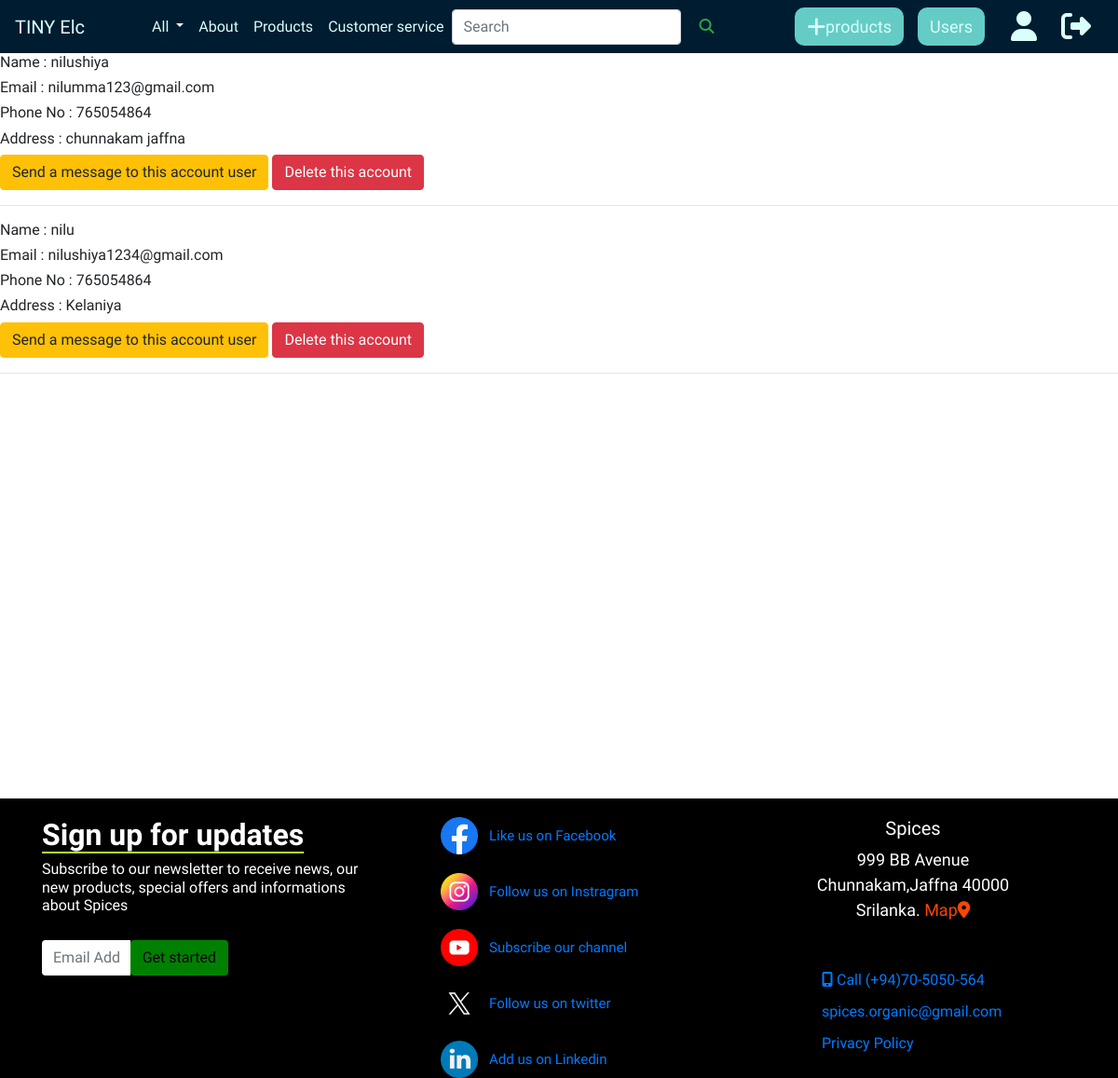
Page /superAdminPages/usersDetails.php on the committed database.
### tables this page shows
CREATE TABLE `userdetails` (
  `id` int(10) NOT NULL,
  `name` varchar(225) NOT NULL,
  `mail` varchar(225) NOT NULL,
  `phoneno` int(25) NOT NULL,
  `password` varchar(25) NOT NULL,
  `address` varchar(225) NOT NULL,
  `status` varchar(10) NOT NULL DEFAULT 'Active'
);

### superAdminPages/usersDetails.php (the view, shortened to what this page needs)
<?php
    include '../connection.php' ;
    $sqlUserTable = "select * from userdetails where status = 'Active'";
    $resultUserTable = mysqli_query($connection, $sqlUserTable);
?>
<!DOCTYPE html>
<html lang="en">
<head>
<link rel="stylesheet" href="https://cdn.jsdelivr.net/npm/bootstrap@4.0.0/dist/css/bootstrap.min.css">
<link rel="stylesheet" href="https://cdnjs.cloudflare.com/ajax/libs/font-awesome/6.4.2/css/all.min.css" />
<link rel="stylesheet" href="../style/index.css">
<link rel="stylesheet" href="../style/navbarstyle.css">
</head>
<body>
<nav class="navbar navbar-expand-lg" id="navbar">
    <a class="navbar-brand " href="superIndex.php">TINY Elc</a>
    <div class="collapse navbar-collapse ml-5" id="navbarNav">
        <ul class="navbar-nav">
        <li class="nav-item">
            <a class="nav-link dropdown-toggle" href="#" id="navbarDropdownMenuLink" data-toggle="dropdown" aria-haspopup="true" aria-expanded="false">
                All
            </a>
        </li>
        <li class="nav-item">
            <a class="nav-link" href="aboutpage.php">About</a>
        </li>
        <li class="nav-item">
            <a class="nav-link" href="superProductPage.php">Products</a>
        </li>
        <li class="nav-item">
            <a class="nav-link" href="contactpage.php" >Customer service</a>
        </li>
        </ul>
        <form class="form-inline" id="search">
        <input class="form-control mr-sm-2" type="search" placeholder="Search" aria-label="Search">
        <button class="btn btn-outline-success my-2 my-sm-0" type="submit"><i class="fa-solid fa-magnifying-glass"></i></button>
        </form>
        <form class="form-inline" id="account">
        <a class="btn" type="button" id="login" href="productAddPage.php"><i class="fa-solid fa-plus fa-lg"></i>products</a>
        <a class="btn" type="button" id="login" href="#"></i>Users</a>
        <a class="btn" href="superAdminDetails.php" type="button" id="user"><i class="fa-solid fa-user fa-2xl"></i></a>
        <a href="../logout.php" class="btn" id="logout" type="button"><i class="fa-solid fa-right-from-bracket fa-2xl"></i></a>
        </form>
    </div>
    </nav>
    <section>
        <div class="userDetails">
            <?php
                while($rowUserTable = mysqli_fetch_assoc($resultUserTable)){
                    $userName = $rowUserTable['name'];
                    $mail = $rowUserTable['mail'];
                    $phoneNo = $rowUserTable['phoneno'];
                    $address = $rowUserTable['address'];
                    $userId = $rowUserTable['id'];
                ?>
                <div class="details">
                    <div class="paras">
                        <h6>Name : <?php echo $userName ?></h6>
                        <h6>Email : <?php echo $mail ?></h6>
                        <h6>Phone No : <?php echo $phoneNo ?></h6>
                        <h6>Address : <?php echo $address ?></h6>
                    </div>
                    <div class="btns">
                        <a href="" class="btn btn-warning">Send a message to this account user</a>
                        <a href="usersDetails.php?deleteId=<?php echo $userId ?>;" class="btn btn-danger" >Delete this account</a>
                    </div>
                    <hr>
                </div>
                <?php } ?>
        </div>
    </section>
    <div id="footer">
    <div class="container footbox">
        <div class="row">
            <div class="col-lg-4 col-md-12 col-12" id="footleft">
                <h2>Sign up for updates</h2>
                <h6>Subscribe to our newsletter to receive news, our new products, special offers and informations about Spices</h6>
                <div class="input-group">
                    <input type="text" placeholder="Email Address" class="form-control">
                    <button class="btn">Get started</button>
                </div>
            </div>
            <div class="col-lg-4 col-md-6 col-6" id="social">
                <a href="" class="text-decoration-none text-reset px-lg-5 px-md-2"><img src="../ìmages\facebook.png" alt="facebook-logo"><span>Like us on Facebook</span></i></a>
                <a href="" class="text-decoration-none text-reset px-lg-5 px-md-2 "><img src="../ìmages\instagram.png" alt="instragram-logo"><span>Follow us on Instragram</span></i></a>
                <a href="" class="text-decoration-none text-reset px-lg-5 px-md-2"><img src="../ìmages\youtube.png" alt="youtube-logo"><span>Subscribe our channel</span></a>
                <a href="" class="text-decoration-none text-reset px-lg-5 px-md-2"><img src="../ìmages\twitter.png" alt="twitter-logo"><span>Follow us on twitter</span></a>
                <a href="" class="text-decoration-none text-reset px-lg-5 px-md-2"><img src="../ìmages\linkedin.png" alt="linkedin-logo"><span>Add us on Linkedin</span></a>
            </div>
            <div class="col-lg-4 col-md-6 col-6" id="footright">
                <h5>Spices</h5>
                <div>
                    <address class="px-sm-5">999 BB Avenue<br>
                            Chunnakam,Jaffna 40000<br>
                            Srilanka.<a href="Map.html" id="map" class="text-decoration-none text-reset">  Map<i class="fa-solid fa-location-dot"></i></a><br>
                    </address>
                    <div id="con-us">
                        <a href="tel:0705050564" class="text-decoration-none text-reset"><i class="fa-solid fa-mobile-screen-button"></i> Call (+94)70-5050-564</a>
                    </div>
                    <div id="con-us">
                        <a href="mailto:spices.organic@gmail.com" class="text-decoration-none text-reset">spices.organic@gmail.com</a>
                    </div>
                    <div id="con-us">
                        <a href="#" class="text-decoration-none text-reset">Privacy Policy</a>
                    </div>
                </div>
            </div>
        </div>
    </div>
    </div>
</body>
</html>

### style/index.css (style rules this page uses)
body { margin: 0; padding: 0; font-family: 'Preahvihear', sans-serif; }
section { width: 100%; min-height: 100vh; }
.details:after { content: ""; display: table; clear: both; }
#footer { background: black; color: #fff; }
#footleft { margin-top: 20px; }
#footleft h2 { font-weight: 600; text-decoration: underline 1.5px greenyellow; text-underline-position: under; }
#footleft .input-group { padding-top: 20px; padding-right: 150px; border: none; outline: none; }
#footleft button { background-color: green; }
#footleft input { border: none; }
#footright { margin-top: 20px; text-align:center; }
#footright { display: flex; flex-direction: column; }
#footright address { font-size:18px; margin-bottom: 40px; }
#footright address a { color: orangered; }
#con-us { padding-left: 22%; padding-top: 10px; text-align: start; }
#social { text-align: center; }
.footbox { align-self: start; }
#social a { display: flex; margin-top: 20px; }
#social a img { width: 40px; height:40px; transition: .6s; }
#social a span { font-size: 15px; margin-top: 9px; margin-left:12px; }

### style/navbarstyle.css (style rules this page uses)
body { margin: 0; padding: 0; font-family: 'Preahvihear', sans-serif; }
#navbar { display: flex; background-color: #001C30; }
#navbar a { color:#DAFFFB; }
#navbar #search button { background: transparent; border: none; }
#navbar #account { flex: 1; justify-content: end; }
#navbar #account #login { margin-right: 15px; background-color: #64CCC5; font-size: 18px; font-weight: 500; border-radius: 10px; }
#navbar #account #user { background: none; color: #DAFFFB; transition: transform 1s; }

### rows in the picture
userdetails: name "nilushiya", mail "nilumma123@gmail.com", phoneno "765054864", address "chunnakam jaffna"
userdetails: name "nilu", mail "nilushiya1234@gmail.com", phoneno "765054864", address "Kelaniya"
